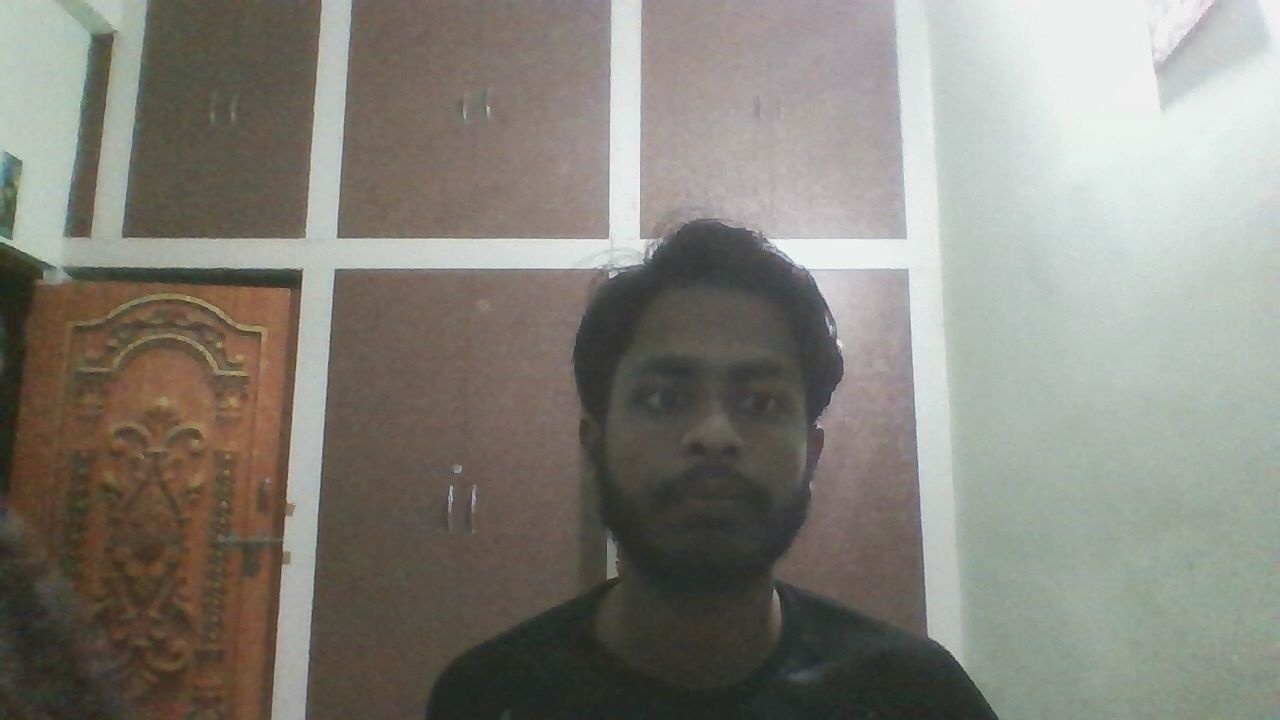
#> input picture images/2401100501_1.jpg, 1280 x 720 px
$ python -i liveness.py   (imports and definitions only)   (older library calls are emulated)
#> lines starting #> are read from the running program, lines starting #| are printed output that depends on the picture
#> further down, picture is the input picture: shape (720, 1280, 3); mean B, G, R 121.9, 129.7, 132.6
import cv2
import numpy as np

def verify_liveness(frame):
    """
    Simple liveness check:
    - Checks brightness + blur + face presence
    """

    if frame is None:
        return False

    gray = cv2.cvtColor(frame, cv2.COLOR_BGR2GRAY)
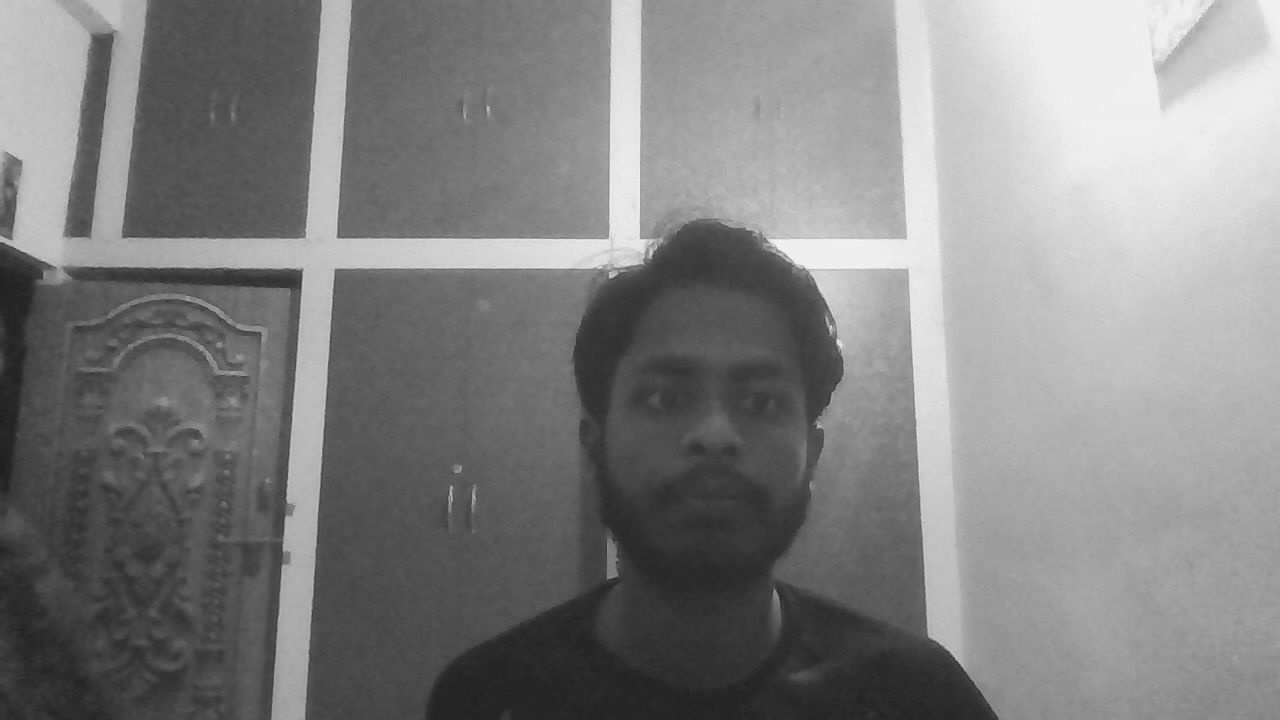
#> gray: shape (720, 1280); min 30, max 249, mean 129.7

    # 1. Blur check (fake images often sharp or too blurry)
    laplacian_var = cv2.Laplacian(gray, cv2.CV_64F).var()
#> laplacian_var = 42.05
    if laplacian_var < 30:
        return False

    # 2. Brightness check
    brightness = np.mean(gray)
#> brightness = 129.7
    if brightness < 40 or brightness > 220:
        return False

    # 3. Face detection check
    face_cascade = cv2.CascadeClassifier("haarcascade_frontalface_default.xml")
    faces = face_cascade.detectMultiScale(gray, 1.3, 5)
#> faces = [[586, 300, 256, 256]]

    if len(faces) == 0:
        return False

    return True

>>> import cv2
>>> picture = cv2.imread('images/2401100501_1.jpg')
>>> result = verify_liveness(picture)
#> result = True
